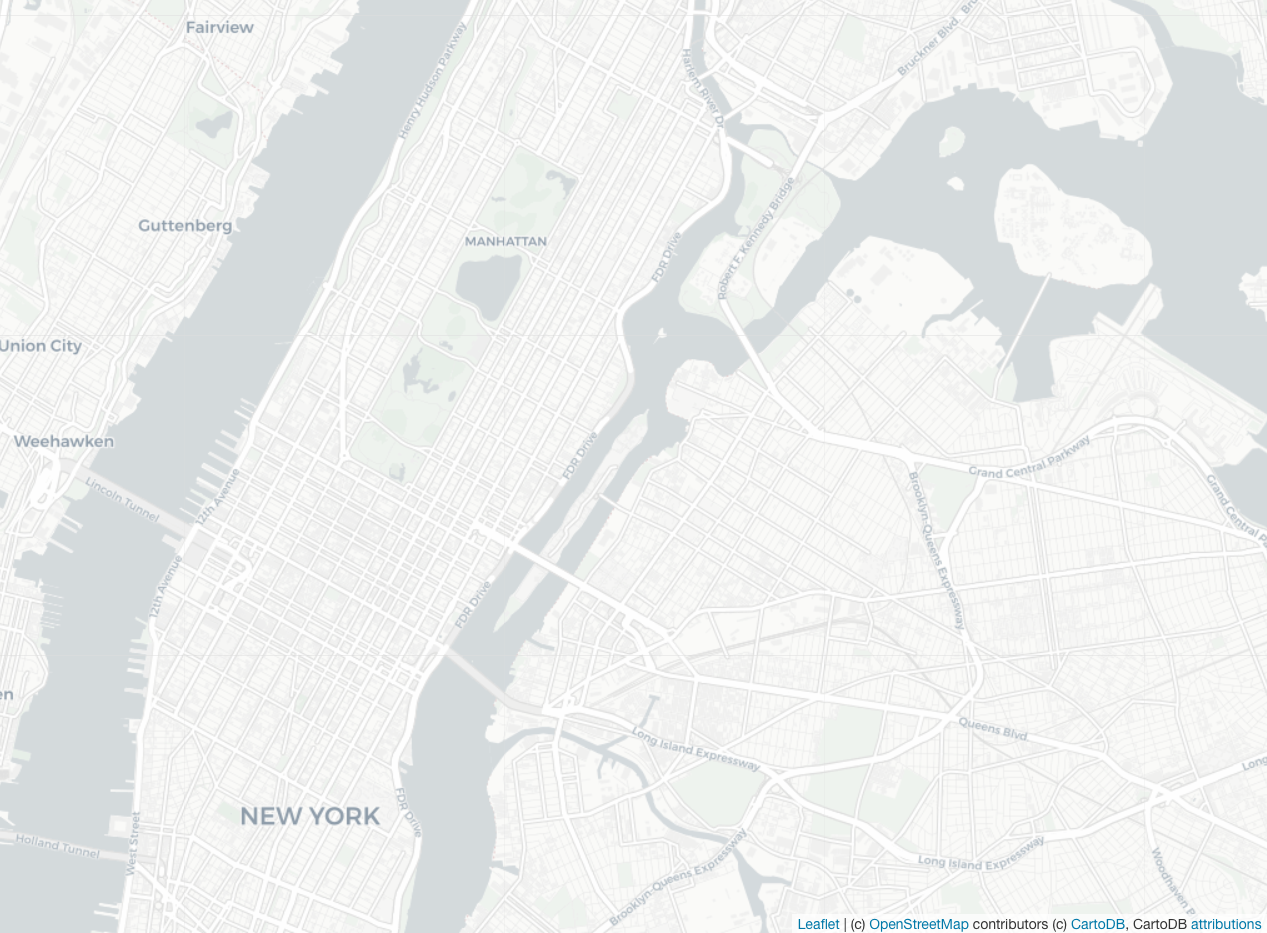

The Python source for this figure:
import folium

mapCUNY = folium.Map(location=[40.768731, -73.964915], zoom_start=13, tiles="cartodbpositron" )

#folium.Marker(location = [40.768731, -73.964915], popup = "Hunter College").add_to(mapCUNY)

mapCUNY.save(outfile='nyc.html')
